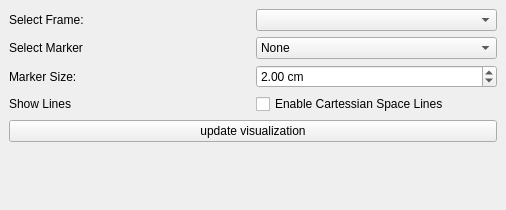
<?xml version="1.0" encoding="UTF-8"?>
<ui version="4.0">
 <class>PathVisualizerPlugin</class>
 <widget class="QDockWidget" name="PathVisualizerPlugin">
  <property name="geometry">
   <rect>
    <x>0</x>
    <y>0</y>
    <width>506</width>
    <height>210</height>
   </rect>
  </property>
  <property name="windowTitle">
   <string>Path Visualizer</string>
  </property>
  <widget class="QWidget" name="dockWidgetContents">
   <layout class="QVBoxLayout" name="verticalLayout">
    <item>
     <layout class="QGridLayout" name="gridLayout">
      <item row="3" column="1">
       <widget class="QCheckBox" name="_check_showLines">
        <property name="text">
         <string>Enable Cartessian Space Lines</string>
        </property>
       </widget>
      </item>
      <item row="0" column="0">
       <widget class="QLabel" name="label">
        <property name="text">
         <string>Select Frame:</string>
        </property>
       </widget>
      </item>
      <item row="0" column="1">
       <widget class="QComboBox" name="_cb_frameSelect"/>
      </item>
      <item row="3" column="0">
       <widget class="QLabel" name="label_3">
        <property name="text">
         <string>Show Lines</string>
        </property>
       </widget>
      </item>
      <item row="2" column="1">
       <widget class="QDoubleSpinBox" name="_sb_markerSize">
        <property name="suffix">
         <string> cm</string>
        </property>
        <property name="value">
         <double>2.000000000000000</double>
        </property>
       </widget>
      </item>
      <item row="1" column="1">
       <widget class="QComboBox" name="_cb_markerSelect">
        <item>
         <property name="text">
          <string>None</string>
         </property>
        </item>
        <item>
         <property name="text">
          <string>Ball</string>
         </property>
        </item>
        <item>
         <property name="text">
          <string>Arrow</string>
         </property>
        </item>
       </widget>
      </item>
      <item row="1" column="0">
       <widget class="QLabel" name="label_2">
        <property name="text">
         <string>Select Marker</string>
        </property>
       </widget>
      </item>
      <item row="2" column="0">
       <widget class="QLabel" name="label_4">
        <property name="text">
         <string>Marker Size:</string>
        </property>
       </widget>
      </item>
      <item row="4" column="0" colspan="2">
       <widget class="QPushButton" name="_btn_update">
        <property name="text">
         <string>update visualization</string>
        </property>
       </widget>
      </item>
     </layout>
    </item>
    <item>
     <spacer name="verticalSpacer">
      <property name="orientation">
       <enum>Qt::Vertical</enum>
      </property>
      <property name="sizeHint" stdset="0">
       <size>
        <width>20</width>
        <height>40</height>
       </size>
      </property>
     </spacer>
    </item>
   </layout>
  </widget>
 </widget>
 <resources/>
 <connections/>
</ui>
